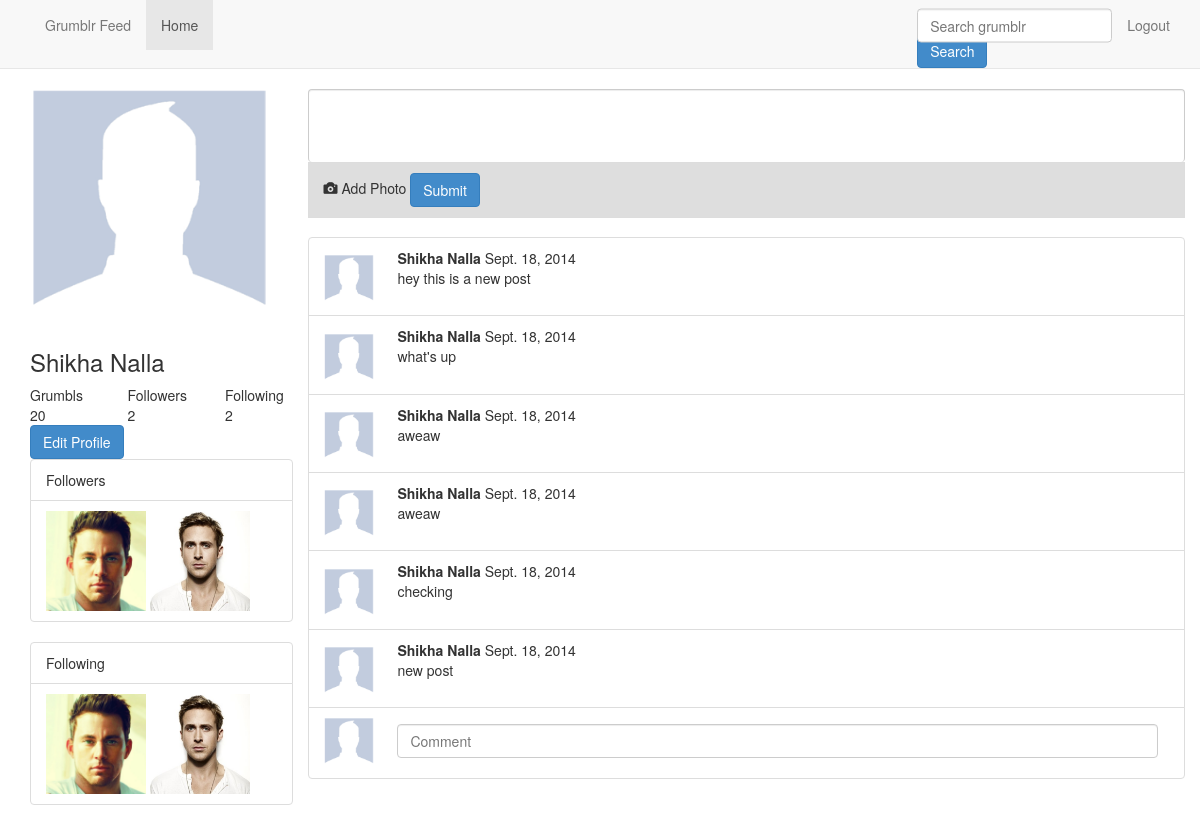
The app's page /profile (signed in) with its own data.
### app/models.py (models this page shows)
class Post(models.Model):
	text = models.CharField(max_length=250)
	user = models.ForeignKey(User)
  	publishedDate = models.DateField()
	def __unicode__(self):
		return self.text

### app/views.py (the view)
# urls.py: url(r'^profile', 'app.views.profile'),
@login_required
def profile(request):
	if (request.POST):
 		text = request.POST.get("text")
 		if (text):
			newPost = Post(text=text,user=request.user,publishedDate=datetime.date.today())
			newPost.save()
	posts = Post.objects.filter(user=request.user)
	keyword = request.GET.get("keyword")
	if (keyword):
		posts = posts.filter(text__icontains=keyword)
	return render(request, 'profile.html', {'posts' : posts, 'user':request.user})

### app/templates/profile.html (shortened to what this page needs)
<!DOCTYPE html>
<html lang="en">
  <head>
    <link href="static/bootstrap/css/bootstrap.min.css" rel="stylesheet">
    <link href="static/css/index.css" rel="stylesheet">
  </head>
  <body>
    <nav class="navbar navbar-default navbar-static-top" role="navigation">
      <div class="container">
        <ul class="nav navbar-nav">
          <li> <a href="/feed"> Grumblr Feed </a></li>
          <li class="active"> <a href="#"> Home </a></li>
        </ul>
        <ul class="nav navbar-nav navbar-right">
          <li>
            <form action="/feed" method="get">
              <input type="search" class="form-control searchbar" name="keyword" placeholder="Search grumblr">
              <input type="submit" class="btn btn-primary post-button" value="Search">
            </form>
          </li>
          <li> <a href="/logout"> Logout </a> </li>
        </ul>
      </div>
    </nav>
    <div class="container">
      <div class="row">
        <div class = "col-md-3">
          <img src="static/images/profile-placeholder.gif" alt="profilePic" class="profile-picture">
           <strong> <h3> {{ user.username }} </h3> </strong>
           <div class="row">
              <div class="col-xs-4">
                Grumbls <br> 20
              </div>
              <div class="col-xs-4">
                Followers <br> 2
              </div>
              <div class="col-xs-4">
                Following <br> 2
              </div>
           </div>
           <a href="/edit" class="btn btn-primary"> Edit Profile </a>
           <ul class="list-group">
            <li class="list-group-item">
              Followers
            </li>
            <li class="list-group-item">
              <img src="static/images/tatum.png" alt="tatum" class="profile-picture-medium">
              <img src="static/images/ryan.png" alt="ryan" class="profile-picture-medium">
            </li>
           </ul>
           <ul class="list-group">
            <li class="list-group-item">
              Following
            </li>
            <li class="list-group-item">
              <img src="static/images/tatum.png" alt="tatum" class="profile-picture-medium">
              <img src="static/images/ryan.png" alt="ryan" class="profile-picture-medium">
            </li>
           </ul>
        </div>
        <div class="col-md-offset-3">
          <div class="new-post">
              <ul class="list-group">
                <form action="/profile" method="post">
                  <textarea name="text" class="form-control" id="post-text-area" rows="3"></textarea>
                  <li class="list-group-item post-bottom-bar">
                    <div class="glyphicon glyphicon-camera"> </div> Add Photo
                    <input type="submit" class="btn btn-primary post-button" value="Submit">
                  </li>
                </form>
              </ul>
          </div>
          <ul class="list-group">
            {% for post in posts %}
            <li class="list-group-item">
              <img src="static/images/profile-placeholder.gif" alt="profilePic" class="profile-picture-thumbnail">
              <div class="comment">
                <strong> {{ post.user }} </strong>
                {{ post.publishedDate|date:"N j, Y" }}
                <br>
                  {{ post }}
              </div>
            </li>
            {% endfor %}
            <li class="list-group-item">
              <img src="static/images/profile-placeholder.gif" alt="profilePic" class="profile-picture-thumbnail">
              <div class="comment-input">
                <input type="text" class="form-control" name="name" placeholder="Comment"/>
              </div>
            </li>
          </ul>
        </div>
      </div>
    </div>
  </body>
</html>

### app/static/css/index.css (style rules this page uses)
.searchbar { position: relative; top: 50%; transform: translateY(25%); }
#post-text-area.form-control { resize: none; border-bottom: none; border-bottom-right-radius: none; border-bottom-left-radius: none; }
.post-bottom-bar { background: #dedede; }
.profile-picture-thumbnail { width: 50px; height: 50px; padding: none; margin-right: 20px; }
.profile-picture { width: 240px; height: 240px; }
.comment { display: inline-block; }
.comment-input { display: inline-block; width: 90%; }
.profile-picture-medium { width: 100px; height: 100px; }

### records on screen
Post: user "Shikha Nalla", publishedDate "Sept. 18, 2014", text "hey this is a new post"
Post: user "Shikha Nalla", publishedDate "Sept. 18, 2014", text "what's up"
Post: user "Shikha Nalla", publishedDate "Sept. 18, 2014", text "aweaw"
Post: user "Shikha Nalla", publishedDate "Sept. 18, 2014", text "aweaw"
Post: user "Shikha Nalla", publishedDate "Sept. 18, 2014", text "checking"
Post: user "Shikha Nalla", publishedDate "Sept. 18, 2014", text "new post"

### other values on screen
{{ user.username }} "Shikha Nalla"
